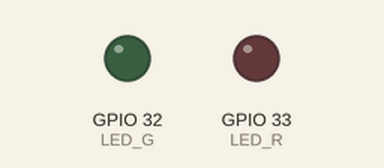
Simulated run of this program. Board: ESP32 board running MicroPython. Parts: output pins drawn as LEDs (lit = HIGH).

Above: at 0.15 s.
At 8.9 s:
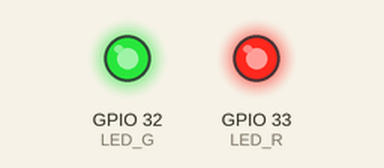
Timing chart, 0 to 12.9 s (numbered marks = the images above):
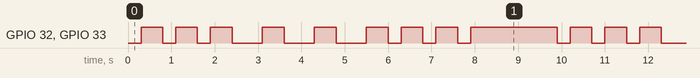

Measured:
- by itself, GPIO 32 (LED_G), GPIO 33 (LED_R): repeats every 9.9 s: 2 × (LOW 0.30 s, HIGH 0.50 s), 3 × (LOW 0.70 s, HIGH 0.50 s), 2 × (LOW 0.30 s, HIGH 0.50 s), LOW 0.30 s, HIGH 2.0 s, LOW 0.30 s, HIGH 0.50 s
- by itself, everything shown: repeats every 9.9 s, in 18 steps

The program:

221015-sos-light.py
```python
''' LED和time.sleep定时器的应用 '''
from machine import Pin
import time
LED_G = Pin(32,Pin.OUT)
LED_R = Pin(33,Pin.OUT)
light = [0,0,0,1,1,1,0,0,0]
while True:
    for i in light:
        LED_R.value(0)
        LED_G.value(0)
        time.sleep(0.3 if not i else 0.7)
        LED_R.value(1)
        LED_G.value(1)
        time.sleep(0.5)
    time.sleep(1.5)
```
